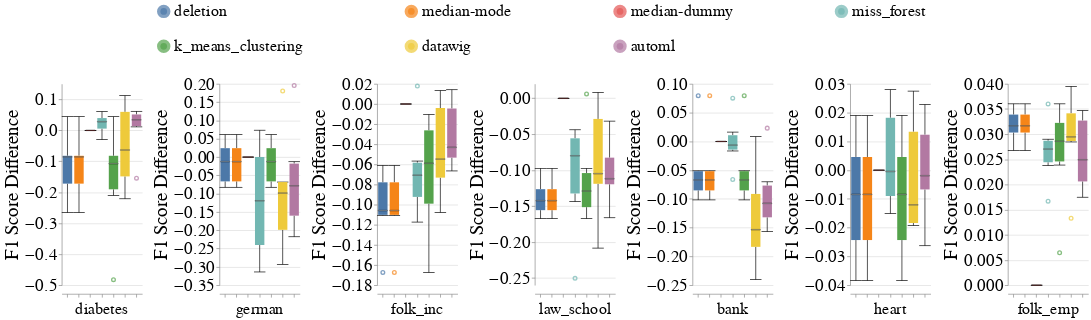

Notebook code for this chart:
### Markdown cell above
### Disparity Metrics

### Code cell
create_box_plots_for_diff_imputers_and_datasets_for_mixed_exp(train_injection_scenario='MCAR3',
                                                              test_injection_scenario='MCAR3',
                                                              metric_name='f1_score',
                                                              dataset_to_column_name=DATASET_TO_COLUMN_NAME,
                                                              dataset_to_group=DATASETS_SENSITIVE_ATTRS,
                                                              db_client=db_client,
                                                              without_dummy=False)

### Figure 1 — Vega-Lite specification as saved in the notebook (floating-point values rounded to 4 significant figures; data arrays with more than 128 entries replaced by an {"elided": "..."} marker saying what was removed)
{"config": {"view": {"continuousWidth": 400, "continuousHeight": 300, "stroke": null}, "axis": {"labelFontSize": 26, "labelFontWeight": "normal", "titleFontSize": 28, "titleFontWeight": "normal"}, "facet": {"spacing": 15}, "header": {"labelFontSize": 24, "labelOrient": "bottom", "labelPadding": 5, "titleFontSize": 28}, "legend": {"columns": 4, "direction": "horizontal", "labelFontSize": 24, "labelLimit": 400, "orient": "top", "symbolOffset": 140, "symbolStrokeWidth": 10, "titleAnchor": "middle", "titleFontSize": 26, "titleLimit": 300}, "title": {"fontSize": 28}}, "data": {"name": "data-fab2fb8b174bde2f974867e4b5c04504"}, "mark": {"type": "boxplot", "median": {"stroke": "black", "strokeWidth": 0.7}, "ticks": true}, "encoding": {"color": {"field": "Null_Imputer_Name", "sort": ["deletion", "median-mode", "median-dummy", "miss_forest", "k_means_clustering", "datawig", "automl"], "title": null, "type": "nominal"}, "column": {"field": "Dataset_Name", "sort": {"field": "Dataset_Sequence_Number", "order": "ascending"}, "title": null, "type": "nominal"}, "x": {"axis": {"labels": false}, "field": "Null_Imputer_Name", "sort": ["deletion", "median-mode", "median-dummy", "miss_forest", "k_means_clustering", "datawig", "automl"], "title": null, "type": "nominal"}, "y": {"field": "F1_Score_Difference", "scale": {"zero": false}, "title": "F1 Score Difference", "type": "quantitative"}}, "resolve": {"scale": {"y": "independent"}}, "width": 120, "$schema": "https://vega.github.io/schema/vega-lite/v4.17.0.json", "datasets": {"data-fab2fb8b174bde2f974867e4b5c04504": {"elided": "294 records"}}}
